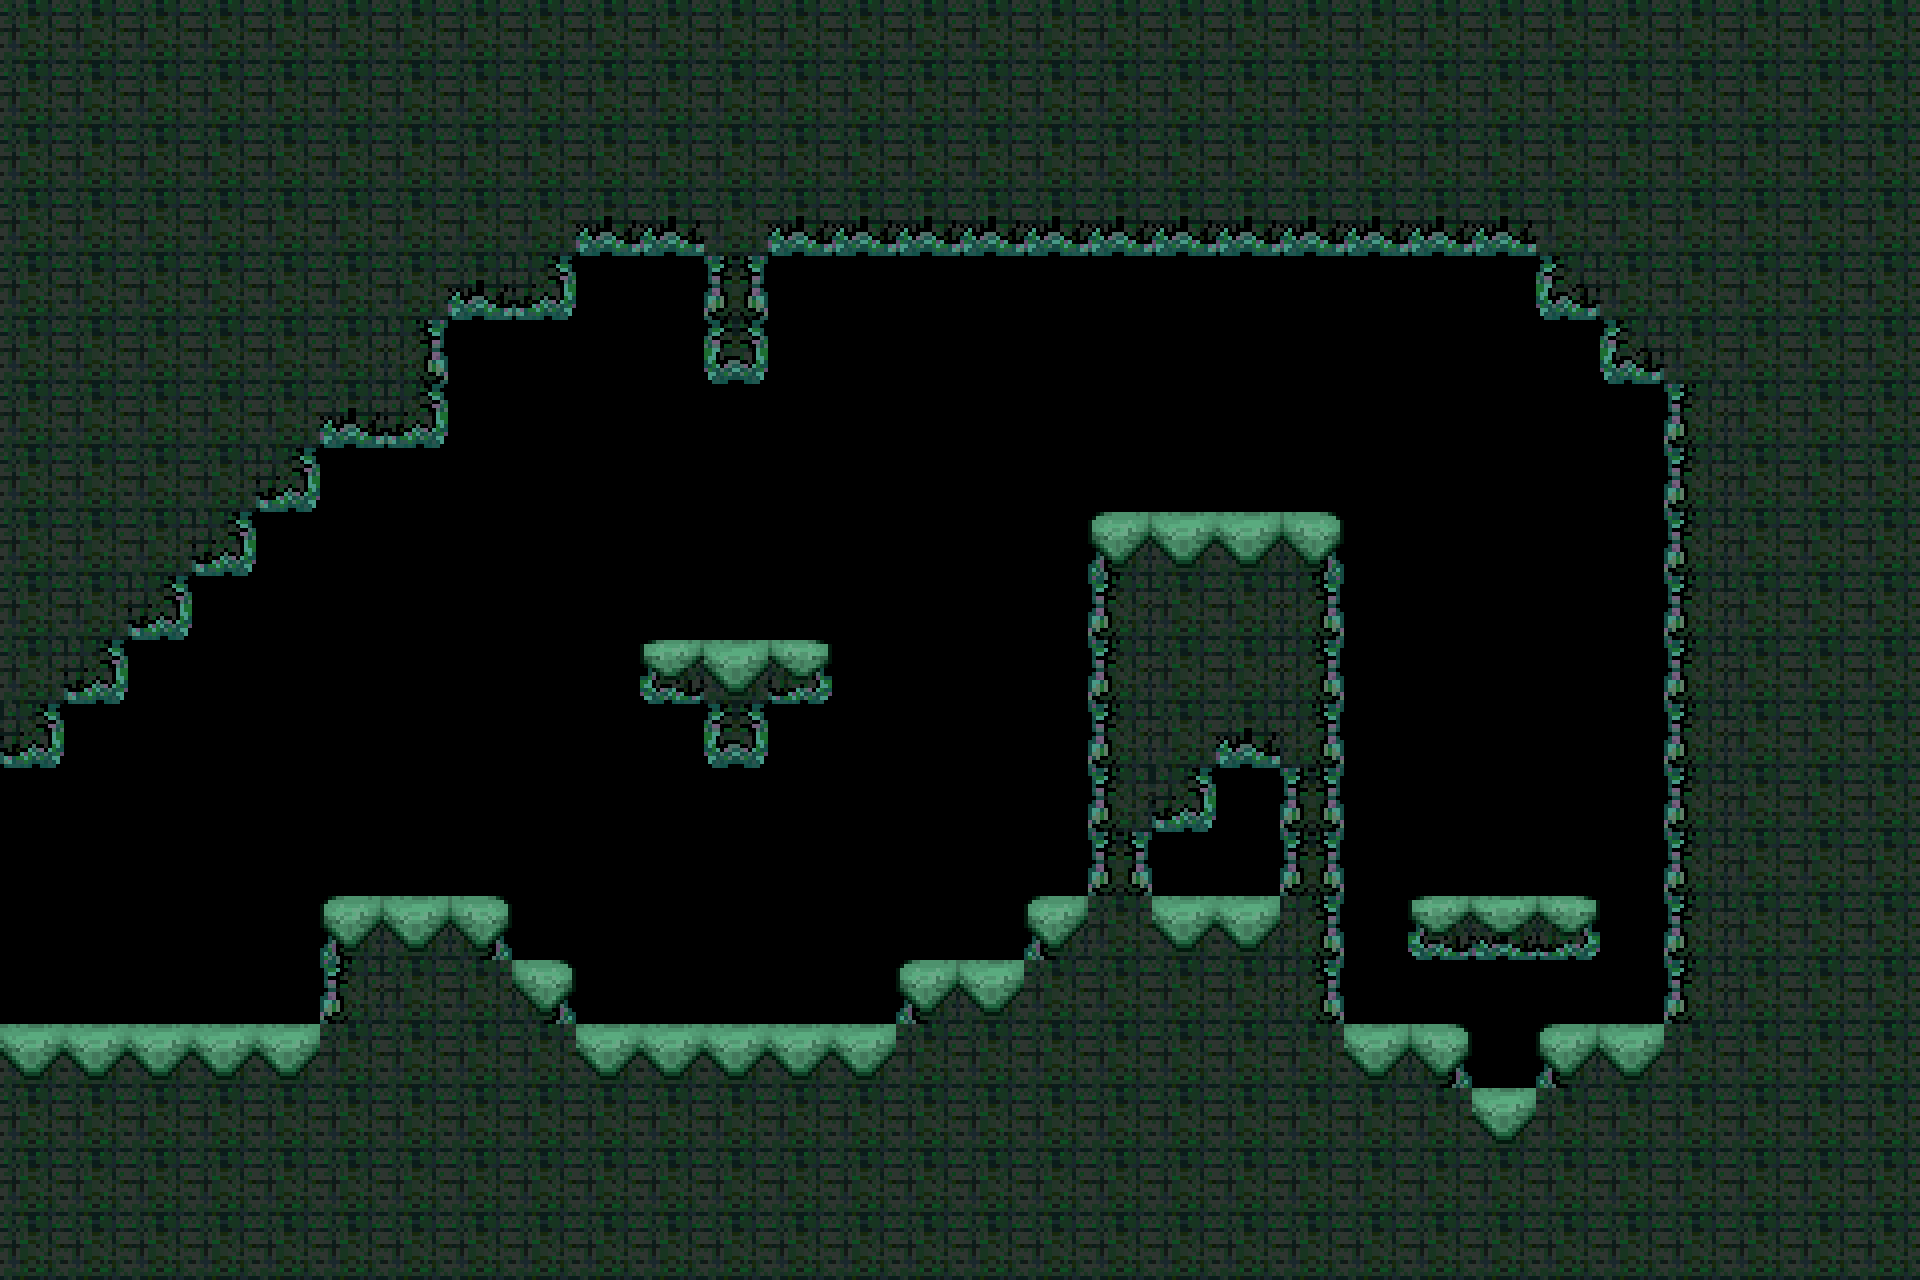

This game map was drawn from its Tiled (.tmx) file and the tilesets committed beside it. A one-line description and the full map source follow:
An orthogonal 30x20 tile map with 64x64 px tiles, 1 tile layer (tiles) and 5 objects (W, end).

<map version="1.4" tiledversion="1.4.3" orientation="orthogonal" renderorder="right-down" width="30" height="20" tilewidth="64" tileheight="64" infinite="0" nextlayerid="5" nextobjectid="8">
 <tileset firstgid="1" source="../level0.tsx" />
 <layer id="1" name="tiles" width="30" height="20">
  <data encoding="csv">
6,6,6,6,6,6,6,6,6,6,6,6,6,6,6,6,6,6,6,6,6,6,6,6,6,6,6,6,6,6,
6,6,6,6,6,6,6,6,6,6,6,6,6,6,6,6,6,6,6,6,6,6,6,6,6,6,6,6,6,6,
6,6,6,6,6,6,6,6,6,6,6,6,6,6,6,6,6,6,6,6,6,6,6,6,6,6,6,6,6,6,
6,6,6,6,6,6,6,6,6,10,10,6,10,10,10,10,10,10,10,10,10,10,10,10,6,6,6,6,6,6,
6,6,6,6,6,6,6,10,11,0,0,8,0,0,0,0,0,0,0,0,0,0,0,0,9,6,6,6,6,6,
6,6,6,6,6,6,7,0,0,0,0,12,0,0,0,0,0,0,0,0,0,0,0,0,0,9,6,6,6,6,
6,6,6,6,6,10,11,0,0,0,0,0,0,0,0,0,0,0,0,0,0,0,0,0,0,0,5,6,6,6,
6,6,6,6,11,0,0,0,0,0,0,0,0,0,0,0,0,0,0,0,0,0,0,0,0,0,5,6,6,6,
6,6,6,11,0,0,0,0,0,0,0,0,0,0,0,0,0,1,2,2,3,0,0,0,0,0,5,6,6,6,
6,6,11,0,0,0,0,0,0,0,0,0,0,0,0,0,0,5,6,6,7,0,0,0,0,0,5,6,6,6,
6,11,0,0,0,0,0,0,0,0,13,2,15,0,0,0,0,5,6,6,7,0,0,0,0,0,5,6,6,6,
11,0,0,0,0,0,0,0,0,0,0,12,0,0,0,0,0,5,6,10,7,0,0,0,0,0,5,6,6,6,
0,0,0,0,0,0,0,0,0,0,0,0,0,0,0,0,0,5,11,0,8,0,0,0,0,0,5,6,6,6,
0,0,0,0,0,0,0,0,0,0,0,0,0,0,0,0,0,8,0,0,8,0,0,0,0,0,5,6,6,6,
0,0,0,0,0,1,2,3,0,0,0,0,0,0,0,0,1,6,2,2,7,0,13,14,15,0,5,6,6,6,
0,0,0,0,0,5,6,6,3,0,0,0,0,0,1,2,6,6,6,6,7,0,0,0,0,0,5,6,6,6,
2,2,2,2,2,6,6,6,6,2,2,2,2,2,6,6,6,6,6,6,6,2,3,0,1,2,6,6,6,6,
6,6,6,6,6,6,6,6,6,6,6,6,6,6,6,6,6,6,6,6,6,6,6,2,6,6,6,6,6,6,
6,6,6,6,6,6,6,6,6,6,6,6,6,6,6,6,6,6,6,6,6,6,6,6,6,6,6,6,6,6,
6,6,6,6,6,6,6,6,6,6,6,6,6,6,6,6,6,6,6,6,6,6,6,6,6,6,6,6,6,6
</data>
 </layer>
 <objectgroup id="3" name="conx">
  <object id="7" name="W" x="0" y="768" width="64" height="256" />
 </objectgroup>
 <objectgroup id="4" name="spawns">
  <object id="4" name="end" x="1472" y="896">
   <point />
  </object>
 </objectgroup>
 <objectgroup id="2" name="collision">
  <object id="1" x="0" y="0">
   <polygon points="0,0 1920,0 1920,1280 0,1280 0,1024 320,1024 320,896 512,896 512,960 576,960 576,1024 896,1024 896,960 1024,960 1024,896 1088,896 1088,512 1344,512 1344,1024 1472,1024 1472,1088 1536,1088 1536,1024 1664,1024 1664,384 1600,384 1600,320 1536,320 1536,256 768,256 768,384 704,384 704,256 576,256 576,320 448,320 448,448 320,448 320,512 256,512 256,576 192,576 192,640 128,640 128,704 64,704 64,768 0,768" />
  </object>
  <object id="2" x="640" y="640">
   <polygon points="0,0 192,0 192,64 128,64 128,128 64,128 64,64 0,64" />
  </object>
  <object id="3" x="1408" y="896">
   <polygon points="0,0 192,0 192,64 0,64" />
  </object>
 </objectgroup>
</map>
